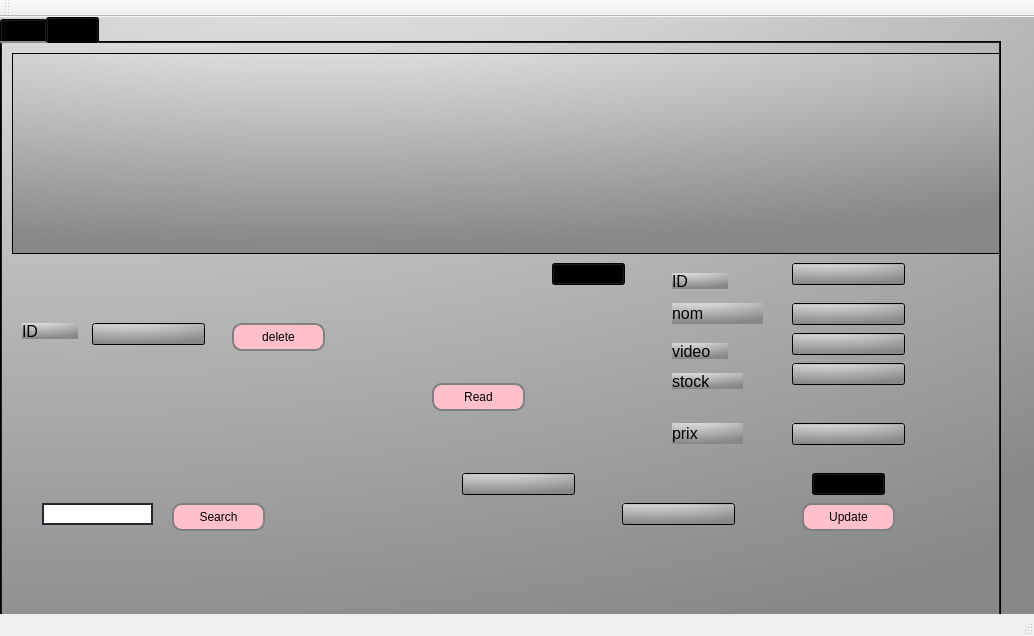
<?xml version="1.0" encoding="UTF-8"?>
<ui version="4.0">
 <class>MainWindow</class>
 <widget class="QMainWindow" name="MainWindow">
  <property name="geometry">
   <rect>
    <x>0</x>
    <y>0</y>
    <width>1034</width>
    <height>636</height>
   </rect>
  </property>
  <property name="windowTitle">
   <string>Gestion des Clients</string>
  </property>
  <widget class="QWidget" name="centralWidget">
   <property name="styleSheet">
    <string notr="true">QWidget {
 
 background: qradialgradient(cx: 0.3, cy: -0.4, fx: 0.3, fy: -0.4, radius: 1.35, stop: 0 #fff, stop: 1 #888) ;/*background: linear-gradient(rgba(0,0,0,.5), rgba(0,0,0,.5)),url(feuille.jpg); 
    background-position: center;
    background-size: cover;
    display: flex;
    justify-content: center;
    align-items: center;
    font-family: 'Poppins', sans-serif*/
 
 
}



QPushButton {
border: 2px solid gray;
border-radius: 10px;
padding: 0 8px;
background-color:pink
}

 QPushButton:hover:!pressed{ background-color: qlineargradient(x1: 0, y1: 0, x2: 0, y2: 1,
                                      stop: 0 #FF0ECE, stop: 1 #FFFFFF); } 
QPushButton:hover { background-color: qlineargradient(x1: 0, y1: 0, x2: 0, y2: 1,
                                      stop: 0 #FF0ECE, stop: 1 #FFFFFF); }
/*QLineEdit{
border: 2px solid rgb(37,39,48);
border -radius: 20px;
color: #FFF;
padding -left: 20px;
padding -right: 20px;
background-color:white
}*/
</string>
   </property>
   <widget class="QTabWidget" name="tabWidget">
    <property name="geometry">
     <rect>
      <x>0</x>
      <y>0</y>
      <width>1001</width>
      <height>621</height>
     </rect>
    </property>
    <property name="currentIndex">
     <number>1</number>
    </property>
    <widget class="QWidget" name="tab">
     <attribute name="title">
      <string>Add</string>
     </attribute>
     <widget class="QLabel" name="label">
      <property name="geometry">
       <rect>
        <x>450</x>
        <y>30</y>
        <width>281</width>
        <height>20</height>
       </rect>
      </property>
      <property name="font">
       <font>
        <pointsize>14</pointsize>
       </font>
      </property>
      <property name="styleSheet">
       <string notr="true">color: black;</string>
      </property>
      <property name="text">
       <string>Produits</string>
      </property>
     </widget>
     <widget class="QLabel" name="label_2">
      <property name="geometry">
       <rect>
        <x>50</x>
        <y>70</y>
        <width>56</width>
        <height>16</height>
       </rect>
      </property>
      <property name="font">
       <font>
        <pointsize>12</pointsize>
       </font>
      </property>
      <property name="styleSheet">
       <string notr="true">color:black;
</string>
      </property>
      <property name="text">
       <string>ID</string>
      </property>
     </widget>
     <widget class="QLabel" name="label_3">
      <property name="geometry">
       <rect>
        <x>50</x>
        <y>120</y>
        <width>111</width>
        <height>21</height>
       </rect>
      </property>
      <property name="font">
       <font>
        <pointsize>12</pointsize>
       </font>
      </property>
      <property name="styleSheet">
       <string notr="true">color: black;</string>
      </property>
      <property name="text">
       <string>Nom produit</string>
      </property>
     </widget>
     <widget class="QLabel" name="label_4">
      <property name="geometry">
       <rect>
        <x>50</x>
        <y>170</y>
        <width>56</width>
        <height>16</height>
       </rect>
      </property>
      <property name="font">
       <font>
        <pointsize>12</pointsize>
       </font>
      </property>
      <property name="styleSheet">
       <string notr="true">color:black;</string>
      </property>
      <property name="text">
       <string>Video</string>
      </property>
     </widget>
     <widget class="QLabel" name="label_5">
      <property name="geometry">
       <rect>
        <x>50</x>
        <y>220</y>
        <width>56</width>
        <height>16</height>
       </rect>
      </property>
      <property name="font">
       <font>
        <pointsize>12</pointsize>
       </font>
      </property>
      <property name="styleSheet">
       <string notr="true">color: black;</string>
      </property>
      <property name="text">
       <string>Stock</string>
      </property>
     </widget>
     <widget class="QLineEdit" name="lineEdit_id">
      <property name="geometry">
       <rect>
        <x>180</x>
        <y>70</y>
        <width>113</width>
        <height>22</height>
       </rect>
      </property>
      <property name="styleSheet">
       <string notr="true"/>
      </property>
     </widget>
     <widget class="QLineEdit" name="lineEdit_nom">
      <property name="geometry">
       <rect>
        <x>180</x>
        <y>120</y>
        <width>113</width>
        <height>22</height>
       </rect>
      </property>
      <property name="styleSheet">
       <string notr="true"/>
      </property>
     </widget>
     <widget class="QLineEdit" name="lineEdit_viedo">
      <property name="geometry">
       <rect>
        <x>180</x>
        <y>170</y>
        <width>113</width>
        <height>22</height>
       </rect>
      </property>
      <property name="styleSheet">
       <string notr="true"/>
      </property>
     </widget>
     <widget class="QLineEdit" name="lineEdit_stock">
      <property name="geometry">
       <rect>
        <x>180</x>
        <y>220</y>
        <width>113</width>
        <height>22</height>
       </rect>
      </property>
      <property name="styleSheet">
       <string notr="true"/>
      </property>
     </widget>
     <widget class="QPushButton" name="valider">
      <property name="geometry">
       <rect>
        <x>580</x>
        <y>210</y>
        <width>281</width>
        <height>61</height>
       </rect>
      </property>
      <property name="text">
       <string>Add</string>
      </property>
     </widget>
     <widget class="QLineEdit" name="lineEdit_prix">
      <property name="geometry">
       <rect>
        <x>180</x>
        <y>270</y>
        <width>113</width>
        <height>22</height>
       </rect>
      </property>
      <property name="styleSheet">
       <string notr="true"/>
      </property>
     </widget>
     <widget class="QLabel" name="label_14">
      <property name="geometry">
       <rect>
        <x>0</x>
        <y>-20</y>
        <width>991</width>
        <height>631</height>
       </rect>
      </property>
      <property name="text">
       <string/>
      </property>
      <property name="pixmap">
       <pixmap>../../../Downloads/lovepik-financial-real-estate-black-gold-background-image_400084852.jpg</pixmap>
      </property>
     </widget>
     <widget class="QLabel" name="label_52">
      <property name="geometry">
       <rect>
        <x>50</x>
        <y>270</y>
        <width>91</width>
        <height>21</height>
       </rect>
      </property>
      <property name="font">
       <font>
        <pointsize>12</pointsize>
       </font>
      </property>
      <property name="styleSheet">
       <string notr="true">color: black;</string>
      </property>
      <property name="text">
       <string>Prix</string>
      </property>
     </widget>
     <widget class="QLabel" name="label_6">
      <property name="geometry">
       <rect>
        <x>40</x>
        <y>340</y>
        <width>91</width>
        <height>20</height>
       </rect>
      </property>
      <property name="text">
       <string>fk fournisseur</string>
      </property>
     </widget>
     <widget class="QComboBox" name="comboBox_2">
      <property name="geometry">
       <rect>
        <x>200</x>
        <y>340</y>
        <width>73</width>
        <height>22</height>
       </rect>
      </property>
      <item>
       <property name="text">
        <string>fk</string>
       </property>
      </item>
     </widget>
     <zorder>label_14</zorder>
     <zorder>label</zorder>
     <zorder>label_2</zorder>
     <zorder>label_3</zorder>
     <zorder>label_4</zorder>
     <zorder>label_5</zorder>
     <zorder>lineEdit_id</zorder>
     <zorder>lineEdit_nom</zorder>
     <zorder>lineEdit_viedo</zorder>
     <zorder>lineEdit_stock</zorder>
     <zorder>valider</zorder>
     <zorder>lineEdit_prix</zorder>
     <zorder>label_52</zorder>
     <zorder>label_6</zorder>
     <zorder>comboBox_2</zorder>
    </widget>
    <widget class="QWidget" name="tab_2">
     <attribute name="title">
      <string>Read</string>
     </attribute>
     <widget class="QTableView" name="tab_produit">
      <property name="geometry">
       <rect>
        <x>10</x>
        <y>10</y>
        <width>1011</width>
        <height>201</height>
       </rect>
      </property>
     </widget>
     <widget class="QPushButton" name="rechercher_2">
      <property name="geometry">
       <rect>
        <x>170</x>
        <y>460</y>
        <width>93</width>
        <height>28</height>
       </rect>
      </property>
      <property name="text">
       <string>Search</string>
      </property>
     </widget>
     <widget class="QLineEdit" name="chercher_id">
      <property name="geometry">
       <rect>
        <x>40</x>
        <y>460</y>
        <width>111</width>
        <height>22</height>
       </rect>
      </property>
      <property name="styleSheet">
       <string notr="true">QLineEdit{
border: 2px solid rgb(37,39,48);
border -radius: 20px;
color: #FFF;
padding -left: 20px;
padding -right: 20px;
background-color:white
}
QLineEdit:hover{
border: 2px solid rgb(48,50,62);
}
QLineEdit:focus{
border: 2px solid rgb(85,170,255);
background-color: rgb(43,45,56);
}</string>
      </property>
     </widget>
     <widget class="QLabel" name="label_7">
      <property name="geometry">
       <rect>
        <x>20</x>
        <y>280</y>
        <width>56</width>
        <height>16</height>
       </rect>
      </property>
      <property name="font">
       <font>
        <pointsize>12</pointsize>
       </font>
      </property>
      <property name="styleSheet">
       <string notr="true">color: black;</string>
      </property>
      <property name="text">
       <string>ID</string>
      </property>
     </widget>
     <widget class="QLabel" name="label_8">
      <property name="geometry">
       <rect>
        <x>670</x>
        <y>230</y>
        <width>56</width>
        <height>16</height>
       </rect>
      </property>
      <property name="font">
       <font>
        <pointsize>12</pointsize>
       </font>
      </property>
      <property name="styleSheet">
       <string notr="true">color: black;</string>
      </property>
      <property name="text">
       <string>ID</string>
      </property>
     </widget>
     <widget class="QLineEdit" name="update_video">
      <property name="geometry">
       <rect>
        <x>790</x>
        <y>290</y>
        <width>113</width>
        <height>22</height>
       </rect>
      </property>
      <property name="styleSheet">
       <string notr="true">/*QLineEdit{
border: 2px solid rgb(37,39,48);
border -radius: 20px;
color: #FFF;
padding -left: 20px;
padding -right: 20px;
background-color:rgb(34,36,44);
}
QLineEdit:hover{
border: 2px solid rgb(48,50,62);
}
QLineEdit:focus{
border: 2px solid rgb(85,170,255);
background-color: rgb(43,45,56);
}*/</string>
      </property>
     </widget>
     <widget class="QLineEdit" name="update_prix">
      <property name="geometry">
       <rect>
        <x>790</x>
        <y>380</y>
        <width>113</width>
        <height>22</height>
       </rect>
      </property>
      <property name="styleSheet">
       <string notr="true">/*QLineEdit{
border: 2px solid rgb(37,39,48);
border -radius: 20px;
color: #FFF;
padding -left: 20px;
padding -right: 20px;
background-color:rgb(34,36,44);
}
QLineEdit:hover{
border: 2px solid rgb(48,50,62);
}
QLineEdit:focus{
border: 2px solid rgb(85,170,255);
background-color: rgb(43,45,56);
}*/</string>
      </property>
     </widget>
     <widget class="QLabel" name="label_12">
      <property name="geometry">
       <rect>
        <x>670</x>
        <y>330</y>
        <width>71</width>
        <height>16</height>
       </rect>
      </property>
      <property name="font">
       <font>
        <pointsize>12</pointsize>
       </font>
      </property>
      <property name="styleSheet">
       <string notr="true">color: black;</string>
      </property>
      <property name="text">
       <string>stock</string>
      </property>
     </widget>
     <widget class="QLineEdit" name="update_nom">
      <property name="geometry">
       <rect>
        <x>790</x>
        <y>260</y>
        <width>113</width>
        <height>22</height>
       </rect>
      </property>
      <property name="styleSheet">
       <string notr="true">/*QLineEdit{
border: 2px solid rgb(37,39,48);
border -radius: 20px;
color: #FFF;
padding -left: 20px;
padding -right: 20px;
background-color:rgb(34,36,44);
}
QLineEdit:hover{
border: 2px solid rgb(48,50,62);
}
QLineEdit:focus{
border: 2px solid rgb(85,170,255);
background-color: rgb(43,45,56);
}</string>
      </property>
     </widget>
     <widget class="QLabel" name="label_20">
      <property name="geometry">
       <rect>
        <x>670</x>
        <y>380</y>
        <width>71</width>
        <height>21</height>
       </rect>
      </property>
      <property name="font">
       <font>
        <pointsize>12</pointsize>
       </font>
      </property>
      <property name="styleSheet">
       <string notr="true">color:black;</string>
      </property>
      <property name="text">
       <string>prix</string>
      </property>
     </widget>
     <widget class="QLabel" name="label_10">
      <property name="geometry">
       <rect>
        <x>670</x>
        <y>260</y>
        <width>91</width>
        <height>21</height>
       </rect>
      </property>
      <property name="font">
       <font>
        <pointsize>12</pointsize>
       </font>
      </property>
      <property name="styleSheet">
       <string notr="true">color: black;</string>
      </property>
      <property name="text">
       <string>nom</string>
      </property>
     </widget>
     <widget class="QLineEdit" name="update_stock">
      <property name="geometry">
       <rect>
        <x>790</x>
        <y>320</y>
        <width>113</width>
        <height>22</height>
       </rect>
      </property>
      <property name="styleSheet">
       <string notr="true">/*QLineEdit{
border: 2px solid rgb(37,39,48);
border -radius: 20px;
color: #FFF;
padding -left: 20px;
padding -right: 20px;
background-color:rgb(34,36,44);
}
QLineEdit:hover{
border: 2px solid rgb(48,50,62);
}
QLineEdit:focus{
border: 2px solid rgb(85,170,255);
background-color: rgb(43,45,56);
}</string>
      </property>
     </widget>
     <widget class="QLabel" name="label_9">
      <property name="geometry">
       <rect>
        <x>670</x>
        <y>300</y>
        <width>56</width>
        <height>16</height>
       </rect>
      </property>
      <property name="font">
       <font>
        <pointsize>12</pointsize>
       </font>
      </property>
      <property name="styleSheet">
       <string notr="true">color: black;</string>
      </property>
      <property name="text">
       <string>video</string>
      </property>
     </widget>
     <widget class="QLabel" name="label_13">
      <property name="geometry">
       <rect>
        <x>-320</x>
        <y>-30</y>
        <width>1331</width>
        <height>701</height>
       </rect>
      </property>
      <property name="text">
       <string/>
      </property>
      <property name="pixmap">
       <pixmap>../../../Downloads/lovepik-financial-real-estate-black-gold-background-image_400084852.jpg</pixmap>
      </property>
      <property name="scaledContents">
       <bool>true</bool>
      </property>
     </widget>
     <widget class="QPushButton" name="read">
      <property name="geometry">
       <rect>
        <x>430</x>
        <y>340</y>
        <width>93</width>
        <height>28</height>
       </rect>
      </property>
      <property name="text">
       <string>Read</string>
      </property>
     </widget>
     <widget class="QPushButton" name="pushButton_delete">
      <property name="geometry">
       <rect>
        <x>230</x>
        <y>280</y>
        <width>93</width>
        <height>28</height>
       </rect>
      </property>
      <property name="text">
       <string>delete</string>
      </property>
     </widget>
     <widget class="QLineEdit" name="lineEdit_del">
      <property name="geometry">
       <rect>
        <x>90</x>
        <y>280</y>
        <width>113</width>
        <height>22</height>
       </rect>
      </property>
      <property name="styleSheet">
       <string notr="true">/*QLineEdit{
border: 2px solid rgb(37,39,48);
border -radius: 20px;
color: #FFF;
padding -left: 20px;
padding -right: 20px;
background-color:rgb(34,36,44);
}
QLineEdit:hover{
border: 2px solid rgb(48,50,62);
}
QLineEdit:focus{
border: 2px solid rgb(85,170,255);
background-color: rgb(43,45,56);
}</string>
      </property>
     </widget>
     <widget class="QLineEdit" name="update_id">
      <property name="geometry">
       <rect>
        <x>790</x>
        <y>220</y>
        <width>113</width>
        <height>22</height>
       </rect>
      </property>
      <property name="styleSheet">
       <string notr="true">/*QLineEdit{
border: 2px solid rgb(37,39,48);
border -radius: 20px;
color: #FFF;
padding -left: 20px;
padding -right: 20px;
background-color:rgb(34,36,44);
}
QLineEdit:hover{
border: 2px solid rgb(48,50,62);
}
QLineEdit:focus{
border: 2px solid rgb(85,170,255);
background-color: rgb(43,45,56);
}</string>
      </property>
     </widget>
     <widget class="QPushButton" name="pushButton_2">
      <property name="geometry">
       <rect>
        <x>800</x>
        <y>460</y>
        <width>93</width>
        <height>28</height>
       </rect>
      </property>
      <property name="text">
       <string>Update</string>
      </property>
     </widget>
     <widget class="QComboBox" name="comboBox">
      <property name="geometry">
       <rect>
        <x>550</x>
        <y>220</y>
        <width>73</width>
        <height>22</height>
       </rect>
      </property>
      <item>
       <property name="text">
        <string>id</string>
       </property>
      </item>
     </widget>
     <widget class="QLineEdit" name="update_fk">
      <property name="geometry">
       <rect>
        <x>460</x>
        <y>430</y>
        <width>113</width>
        <height>22</height>
       </rect>
      </property>
      <property name="styleSheet">
       <string notr="true">/*QLineEdit{
border: 2px solid rgb(37,39,48);
border -radius: 20px;
color: #FFF;
padding -left: 20px;
padding -right: 20px;
background-color:rgb(34,36,44);
}
QLineEdit:hover{
border: 2px solid rgb(48,50,62);
}
QLineEdit:focus{
border: 2px solid rgb(85,170,255);
background-color: rgb(43,45,56);
}*/</string>
      </property>
     </widget>
     <widget class="QComboBox" name="comboBox_3">
      <property name="geometry">
       <rect>
        <x>810</x>
        <y>430</y>
        <width>73</width>
        <height>22</height>
       </rect>
      </property>
      <item>
       <property name="text">
        <string>fk</string>
       </property>
      </item>
     </widget>
     <widget class="QLineEdit" name="test">
      <property name="geometry">
       <rect>
        <x>620</x>
        <y>460</y>
        <width>113</width>
        <height>22</height>
       </rect>
      </property>
     </widget>
     <zorder>label_13</zorder>
     <zorder>tab_produit</zorder>
     <zorder>rechercher_2</zorder>
     <zorder>chercher_id</zorder>
     <zorder>label_7</zorder>
     <zorder>label_8</zorder>
     <zorder>update_video</zorder>
     <zorder>update_prix</zorder>
     <zorder>label_12</zorder>
     <zorder>update_nom</zorder>
     <zorder>label_20</zorder>
     <zorder>label_10</zorder>
     <zorder>update_stock</zorder>
     <zorder>label_9</zorder>
     <zorder>read</zorder>
     <zorder>pushButton_delete</zorder>
     <zorder>lineEdit_del</zorder>
     <zorder>update_id</zorder>
     <zorder>pushButton_2</zorder>
     <zorder>comboBox</zorder>
     <zorder>update_fk</zorder>
     <zorder>comboBox_3</zorder>
     <zorder>test</zorder>
    </widget>
   </widget>
  </widget>
  <widget class="QMenuBar" name="menuBar">
   <property name="geometry">
    <rect>
     <x>0</x>
     <y>0</y>
     <width>1034</width>
     <height>26</height>
    </rect>
   </property>
  </widget>
  <widget class="QToolBar" name="mainToolBar">
   <attribute name="toolBarArea">
    <enum>TopToolBarArea</enum>
   </attribute>
   <attribute name="toolBarBreak">
    <bool>false</bool>
   </attribute>
  </widget>
  <widget class="QStatusBar" name="statusBar"/>
 </widget>
 <layoutdefault spacing="6" margin="11"/>
 <resources/>
 <connections/>
</ui>
